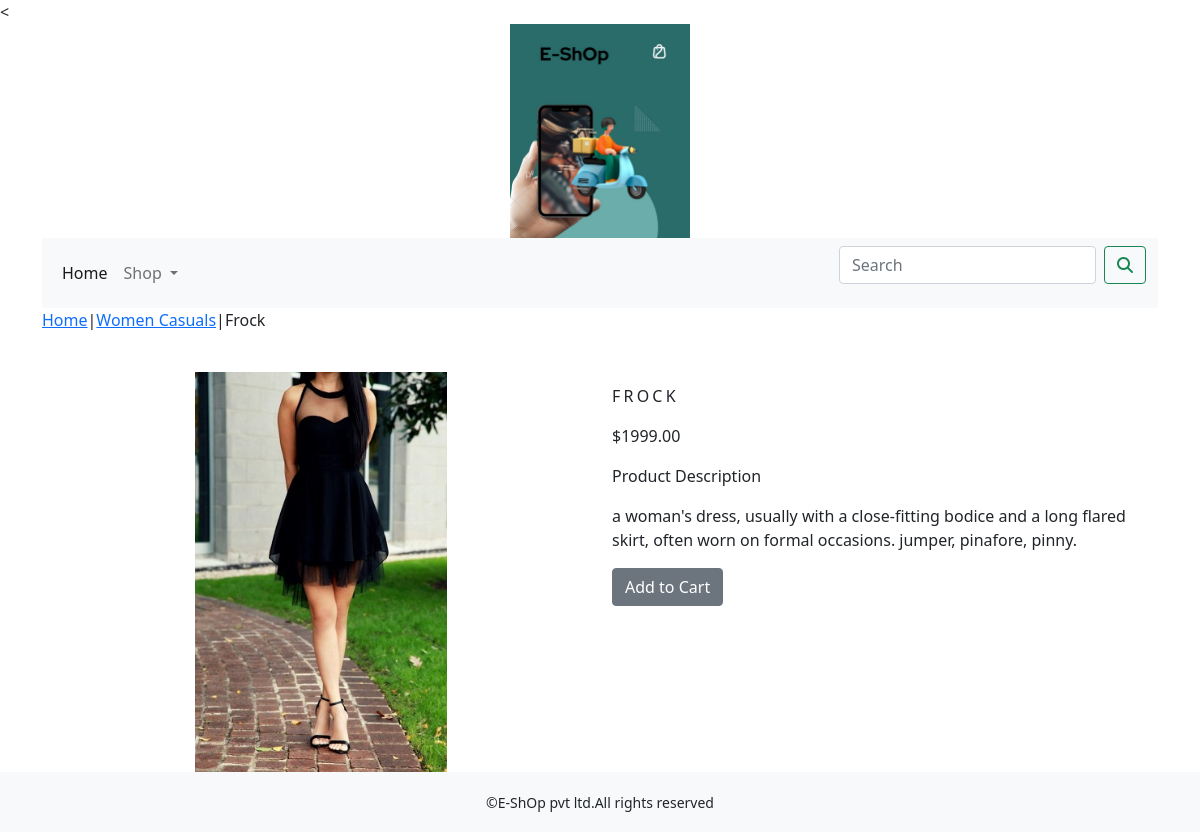
Screenshot of /shop/women-casuals/jeans/ with the database file from the repository.
### shop/models.py (models this page shows, shortened)
class Product(models.Model):
    name=models.CharField(max_length=250,unique=True)
    slug=models.SlugField(max_length=250,unique=True)
    description=models.TextField(blank=True)
    price=models.DecimalField(max_digits=10,decimal_places=2)
    category=models.ForeignKey(Category,on_delete=models.CASCADE)
    image=models.ImageField(upload_to='product',blank=True)
    stock=models.IntegerField()
    available=models.BooleanField(default=True)
    created=models.DateTimeField(auto_now_add=True)
    updated=models.DateTimeField(auto_now=True)
    class Meta:
        ordering = ('name',)
        verbose_name = 'product'
        verbose_name_plural = 'products'

class Category(models.Model):
    name=models.CharField(max_length=250,unique=True)
    slug=models.SlugField(max_length=250,unique=True)
    description=models.TextField(blank=True)
    image=models.ImageField(upload_to='category',blank=True)
    class Meta:
        ordering=('name',)
        verbose_name='category'
        verbose_name_plural='categories'
    def get_url(self):
        return reverse('shop:product_by_category',args=[self.slug])
    def __str__(self):
        return '{}'.format(self.name)

### shop/views.py (the view)
# urls.py: path('<slug:c_slug>/<slug:product_slug>/',views.proDetail,name='prodCatdetail'),
def proDetail(request,c_slug,product_slug):
    try:
        product=Product.objects.get(category__slug=c_slug,slug=product_slug)
    except Exception as e:
        raise e
    return render(request,'product.html',{'product':product})

### cart/context_processors.py (called while the page is built)
def counter(request):
    item_count=0
    if 'admin' in request.path:
        return {}
    else:
        try:
            cart=Cart.objects.filter(cart_id=_cart_id(request))
            cart_items=CartItem.objects.all().filter(cart=cart[:1])
            for cart_item in cart_items:
                item_count += cart_item.quantity
        except Cart.DoesNotExist:
            item_count =0
    return dict(item_count=item_count)

### cart/views.py (called while the page is built)
def _cart_id(request):
    cart=request.session.session_key
    if not cart:
        cart=request.session.create()
    return cart

### shop/context_processors.py (called while the page is built)
def menu_links(request):
    links=Category.objects.all()
    return dict(links=links)

### templates/product.html (shortened to what this page needs)
<{% extends 'base.html' %}
{% load static %}
{% block content %}
<div class="row my_prod_class">
    <div class="mx_auto">
        <p><a href="{% url 'shop:allProdCat' %}">Home</a>|<a href="{{product.category.get_url}}">{{product.category}}</a>|{{product.name}} </p>
    </div>
</div>
<div class="container">
<br>
<div class="row">
    <div class="col-12 col-sm-12 col-md-12 col-lg-6 text-center">
        <div style="min-width:18rem">
            <img src="{{product.image.url}}" alt="{{product.name}}" style="height:400px;">
        </div>
    </div>
        <div class="col-12 col-sm-12 col-md-12 col-lg-6"><div>
            <h1 class="my_prod_title">{{product.name}}</h1>
            <p>${{product.price}}</p>
            <p class="my title">Product Description</p>
            <p class="text-justify my_prod_text">{{product.description}}</p>
            {% if product.stock <= 0 %}
            <p class="text-justify my_prod_text"><b>Out of Stock</b></p>
            {% else %}
            <a class="btn btn-secondary" href="{% url 'cart:add_cart' product.id %}">Add to Cart</a>
           {% endif %}
        </div>
    </div>
</div></div>
{% endblock %}

### static/css/custom.css (style rules this page uses)
body { font-family: 'Roboto', sans-serif; }
.my_prod_title { font-size:16px; text-transform:uppercase; letter-spacing:.2em; padding-top:15px; padding-bottom:10px; }
.my_prod_text { padding-right:20px; }

### rows the page displays
Product: category "Women Casuals", name "Frock", image (picture), name "FROCK", price "1999.00", description "a woman's dress, usually with a close-fitting bodice and a long flared skirt, often worn on formal occasions. jumper, pinafore, pinny."
